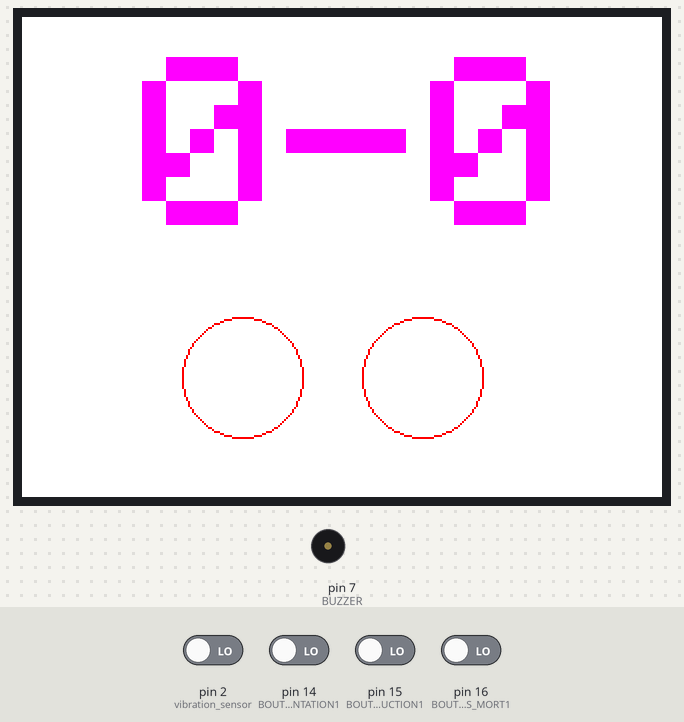
This sketch was run on a simulated Arduino Uno, built with avr-gcc and run on an emulated ATmega328P. On the bench: 320×240 colour display, buzzer (waves = sounding, pin HIGH). Inputs (shaded band) come from the test bench; at power-on: pin 2 (vibration_sensor), pin 14 (BOUTON_AUGMENTATION1), pin 15 (BOUTON_REDUCTION1), pin 16 (BOUTON_TEMPS_MORT1) LOW.

Above: at 1.4 s.
1.5 s: pin 16 (BOUTON_TEMPS_MORT1) driven HIGH
At 2.0 s:
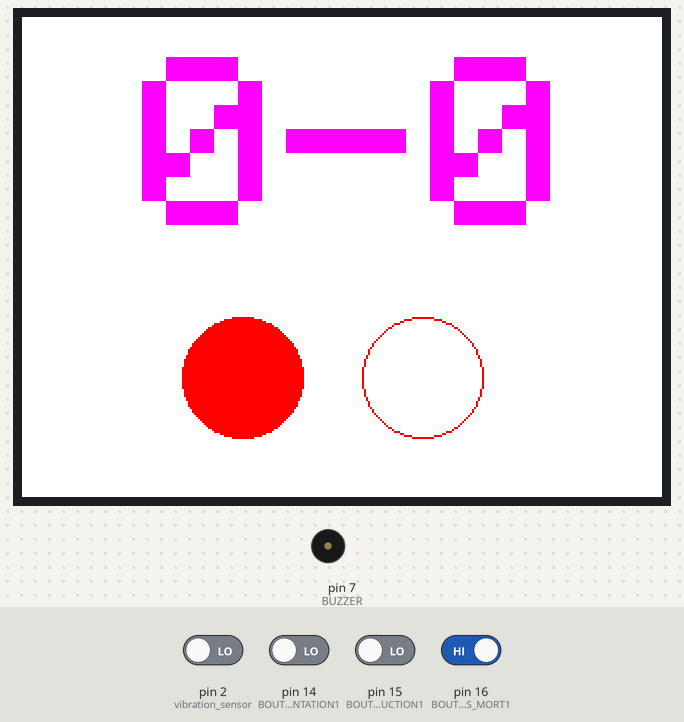
At 32.3 s:
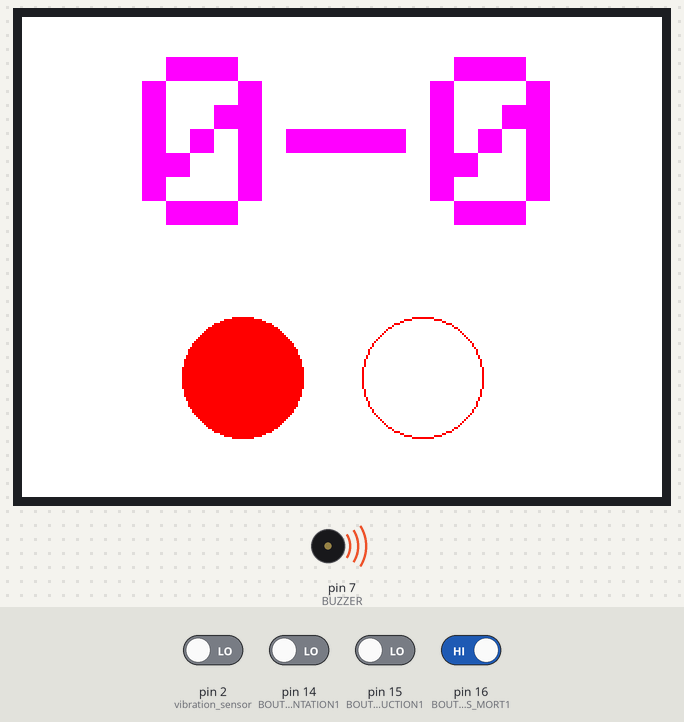
Timing chart, 0 to 33.1 s (numbered marks = the images above; inputs shaded):
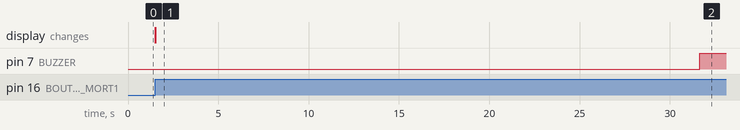

The sketch:

main.ino
```cpp
#include "SPI.h"
#include "Adafruit_GFX.h"
#include "Adafruit_ILI9341.h"
#include "PinChangeInterrupt.h"
#include <SoftwareSerial.h>

#define BOUTON_AUGMENTATION1 14
#define BOUTON_REDUCTION1 15
#define BOUTON_TEMPS_MORT1 16
#define BOUTON_FIN 17
#define BUZZER 7
#define TFT_DC 9
#define TFT_CS 10
#define vibration_sensor 2

const unsigned long dureeAntiRebond = 1;

SoftwareSerial SoftSerial(5, 6);

char val;
String id_carte;
boolean bp1;
boolean bp2;
boolean bp3;
boolean tM_OK=0;
byte score_1=0,scoreMem_1=0;
byte score_2=0,scoreMem_2=0;
unsigned long tempo;
int count=0;
String scoreFinal;
int sensorState = 0;

Adafruit_ILI9341 tft = Adafruit_ILI9341(TFT_CS, TFT_DC);

void timeout(void){
  static unsigned long dateDernierChangement = 0;
  unsigned long date = millis();
  if ((date - dateDernierChangement) > dureeAntiRebond) {
    count++;
    if(count==1){
      tft.fillCircle(110,180,30,ILI9341_RED);
    }
    if(count==2){
      tft.fillCircle(200,180,30,ILI9341_RED);
      count=0;
    }
    tM_OK=1;
    tempo=millis();
  }
}


void setup() {

pinMode(BOUTON_AUGMENTATION1,INPUT);
pinMode(BOUTON_REDUCTION1,INPUT);
pinMode(BOUTON_TEMPS_MORT1,INPUT);
pinMode(BOUTON_FIN,INPUT);
pinMode(BUZZER, OUTPUT);
pinMode(vibration_sensor, INPUT);
attachPCINT(digitalPinToPCINT(BOUTON_TEMPS_MORT1), timeout, RISING);
tft.begin();
tft.setRotation(1);
tft.fillScreen(ILI9341_WHITE);
tft.setTextColor(ILI9341_MAGENTA);
tft.setTextSize(12);
scoreFinal = String(score_1)+"-"+String(score_2);
tft.setCursor(60,20);
tft.println(scoreFinal);
tft.drawCircle(110,180,30,ILI9341_RED);
tft.drawCircle(200,180,30,ILI9341_RED);
SoftSerial.begin(9600);
Serial.begin(9600);
}


void loop() {


  delay(200);
  bp2 = digitalRead(BOUTON_AUGMENTATION1);
  bp3 = digitalRead(BOUTON_REDUCTION1);
  sensorState = digitalRead(vibration_sensor);
  static unsigned long dateDernierChangement = 0;
  unsigned long date = millis();

  if(tM_OK && (millis()-tempo)>30000){
    digitalWrite(BUZZER, HIGH);
    delay(2000);
    digitalWrite(BUZZER, LOW);
    tM_OK=0;
  }

    if ((date - dateDernierChangement) > dureeAntiRebond) {
       if (sensorState == HIGH && score_2>0 && score_2<8 ) {
          score_2 = score_2 + 1;
      do{
        sensorState = digitalRead(vibration_sensor);
      }while(sensorState);
     }
  }

   if ((date - dateDernierChangement) > dureeAntiRebond) {
        if(bp2 == HIGH && score_1<8){
          score_1 = score_1 + 1;
          do{
            bp2 = digitalRead(BOUTON_AUGMENTATION1);
          }while(bp2);
         }
    }

       if ((date - dateDernierChangement) > dureeAntiRebond) {
    if(bp3 == HIGH && score_1>0){
          score_1 = score_1 - 1;
          do{
            bp3 = digitalRead(BOUTON_REDUCTION1);
          }while(bp3);
        }
    }

  if(score_1!=scoreMem_1 || score_2!=scoreMem_2){
     tft.setTextColor(ILI9341_WHITE);
     tft.setCursor(60,20);
     tft.println(scoreFinal);
     scoreFinal = String(score_1)+"-"+String(score_2);
     tft.setTextColor(ILI9341_MAGENTA);
     tft.setCursor(60,20);
     tft.println(scoreFinal);
     scoreMem_1=score_1;
  }

   if (SoftSerial.available())
    {
        do{
          val=SoftSerial.read();
        }while(val!=2);
        id_carte=SoftSerial.readStringUntil(3);
        Serial.println(id_carte);
    }

}
```

Measured:
- after the input at 1.5 s, pin 7 (BUZZER): LOW → HIGH after 30.1 s; the display: changes at once (image 1)
